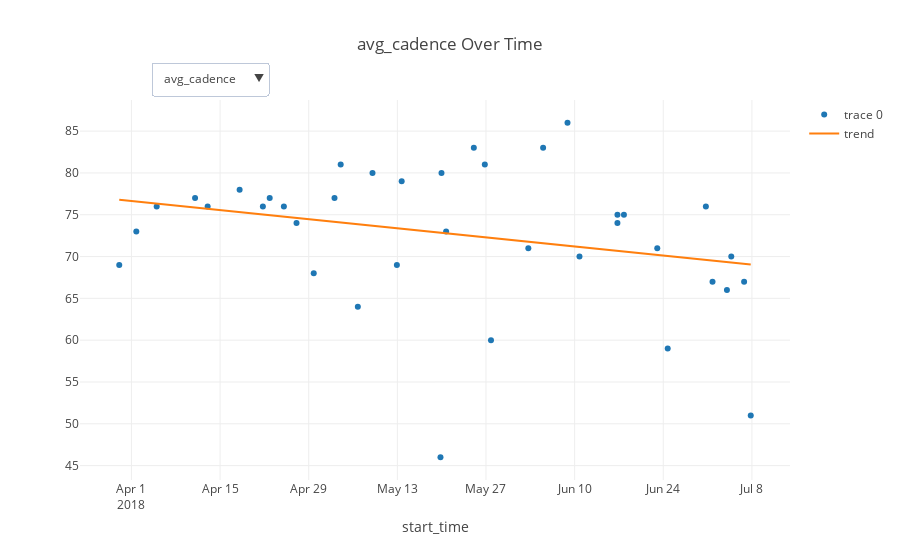

Source (notebook cell):
### Code cell
def time_depencies(df, x_time, variables):
    data = []
    buttons = []
    visible = [False]*len(variables)*2
    for i, var in enumerate(variables):
        trace = go.Scatter(
            x = sessions[x_time],
            y = sessions[var],
            mode = 'markers',
            visible = not (i > 0)
#             marker = dict(
#                 size = sessions.total_distance,
#                 sizemode = "area",
#                 sizeref = 2.*max(sessions.total_distance)/(40.**2),
#                 sizemin = 4
#             )
        )
        data.append(trace)

        # Trend line:
        X, Y = linear_regression(sessions, "start_time", var, x_time=True)

        trace_fit = go.Scatter(
            x = X,
            y = Y,
            mode = 'lines',
            name ='trend',
            visible = not (i > 0)
        )
        data.append(trace_fit)
        
        # Generate the update menu buttons
        new_visible = visible[:]
        new_visible[i*2] = True
        new_visible[i*2+1] = True
        button = dict(label = var,
                       method = 'update',
                       args = [{'visible':new_visible}, {'title': str(var) + " Over Time"}])
        buttons.append(button)
        
    updatemenus = list([
        dict(
             buttons=buttons,
             x=.1,
             xanchor="left",
             y=1.1,
             yanchor="top",
             showactive=False,
        ),
    ])


    layout = go.Layout(
        xaxis = dict(
            title=x_time
        ),
        title=str(variables[0]) + " Over Time",
        updatemenus=updatemenus,
    )
    return go.Figure(data=data, layout=layout)

py.iplot(time_depencies(sessions, "start_time", ["avg_cadence", "avg_speed", "total_distance", "total_ascent"]))
